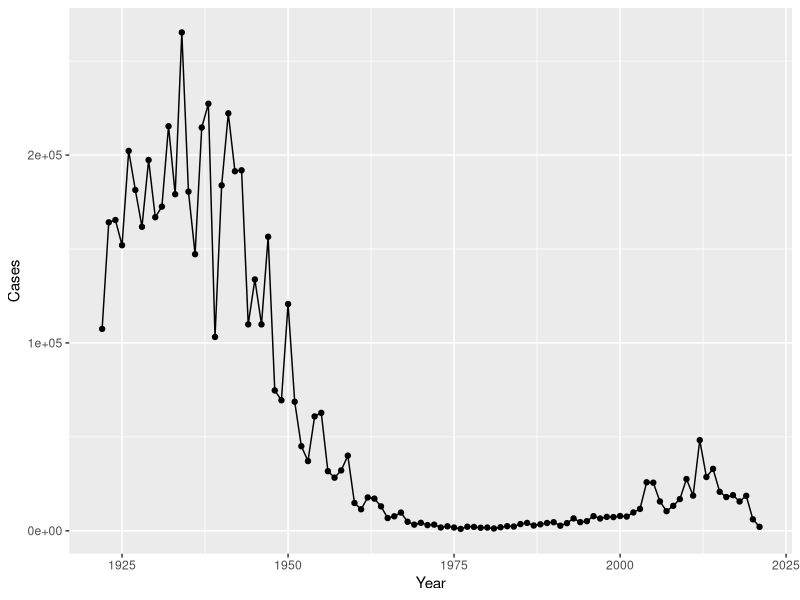
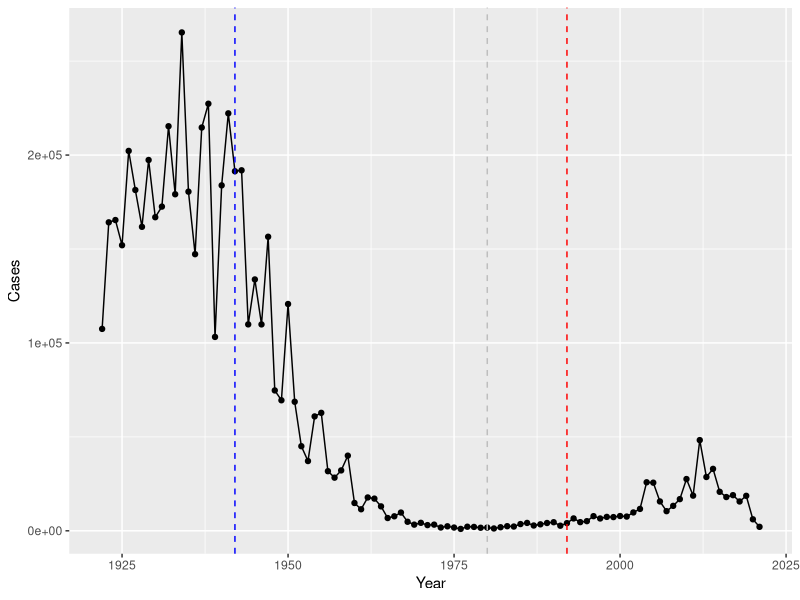

Source code (R) for these figures, in order: (Note: this script raises an error after producing the figures.)
## ---- chunk 1
cdc <- data.frame(
                                 Year = c(1922L,1923L,1924L,1925L,
                                          1926L,1927L,1928L,1929L,1930L,1931L,
                                          1932L,1933L,1934L,1935L,1936L,
                                          1937L,1938L,1939L,1940L,1941L,1942L,
                                          1943L,1944L,1945L,1946L,1947L,
                                          1948L,1949L,1950L,1951L,1952L,
                                          1953L,1954L,1955L,1956L,1957L,1958L,
                                          1959L,1960L,1961L,1962L,1963L,
                                          1964L,1965L,1966L,1967L,1968L,1969L,
                                          1970L,1971L,1972L,1973L,1974L,
                                          1975L,1976L,1977L,1978L,1979L,1980L,
                                          1981L,1982L,1983L,1984L,1985L,
                                          1986L,1987L,1988L,1989L,1990L,
                                          1991L,1992L,1993L,1994L,1995L,1996L,
                                          1997L,1998L,1999L,2000L,2001L,
                                          2002L,2003L,2004L,2005L,2006L,2007L,
                                          2008L,2009L,2010L,2011L,2012L,
                                          2013L,2014L,2015L,2016L,2017L,2018L,
                                          2019L,2020L,2021L),
         Cases = c(107473,164191,165418,152003,
                                          202210,181411,161799,197371,
                                          166914,172559,215343,179135,265269,
                                          180518,147237,214652,227319,103188,
                                          183866,222202,191383,191890,109873,
                                          133792,109860,156517,74715,69479,
                                          120718,68687,45030,37129,60886,
                                          62786,31732,28295,32148,40005,
                                          14809,11468,17749,17135,13005,6799,
                                          7717,9718,4810,3285,4249,3036,
                                          3287,1759,2402,1738,1010,2177,2063,
                                          1623,1730,1248,1895,2463,2276,
                                          3589,4195,2823,3450,4157,4570,
                                          2719,4083,6586,4617,5137,7796,6564,
                                          7405,7298,7867,7580,9771,11647,
                                          25827,25616,15632,10454,13278,
                                          16858,27550,18719,48277,28639,32971,
                                          20762,17972,18975,15609,18617,
                                          6124,2116)
       )

## ---- chunk 2
library(ggplot2)

ggplot(cdc) +
  aes(Year, Cases) +
  geom_point() +
  geom_line()
## ---- chunk 3
library(ggplot2)

ggplot(cdc) +
  aes(Year, Cases) +
  geom_point() +
  geom_line() +
  geom_vline(xintercept = 1942, col = "blue", linetype = 2) + 
  geom_vline(xintercept = 1980, col = "gray", linetype = 2) + 
  geom_vline(xintercept = 1992, col = "red", linetype = 2) 
## ---- chunk 4
library(jsonlite)

subject <- read_json("https://www.cmi-pb.org/api/subject", simplifyVector = TRUE) 
head(subject)
## ---- chunk 5
table(subject$infancy_vac)
## ---- chunk 6
table(subject$biological_sex)

## ---- chunk 7
table(subject$race, subject$biological_sex)
## ---- chunk 8
specimen <- read_json("http://cmi-pb.org/api/specimen", simplifyVector = T)
head(specimen)
## ---- chunk 9
library(dplyr)

meta <- inner_join(subject, specimen)
head(meta)
## ---- chunk 10
ab <- read_json("http://cmi-pb.org/api/ab_titer", simplifyVector = T)
head(ab)
## ---- chunk 11
abdata <- inner_join(meta, ab)
head(abdata)
## ---- chunk 12
dim(abdata)
## ---- chunk 13
table(abdata$isotype)
## ---- chunk 14
table(abdata$visit)
## ---- chunk 15
ig1 <- filter(abdata, isotype == "IgG1", visit!=8)
head(ig1)

## ---- chunk 16
ggplot(ig1) +
  aes(MFI, antigen) +
  geom_boxplot()
## ---- chunk 17
ggplot(ig1) +
  aes(MFI, antigen) +
  geom_boxplot() + 
  facet_wrap(vars(visit), nrow=2)
## ---- chunk 18
ggplot(ig1) +
  aes(MFI, antigen, col=infancy_vac ) +
  geom_boxplot(show.legend = FALSE) + 
  facet_wrap(vars(visit), nrow=2) +
  theme_bw()
## ---- chunk 19
ggplot(ig1) +
  aes(MFI, antigen, col=infancy_vac ) +
  geom_boxplot(show.legend = FALSE) + 
  facet_wrap(vars(infancy_vac, visit), nrow=2)
## ---- chunk 20
filter(ig1, antigen=="Measles") %>%
  ggplot() +
  aes(MFI, col=infancy_vac) +
  geom_boxplot(show.legend = F) +
  facet_wrap(vars(visit)) +
  theme_bw()
